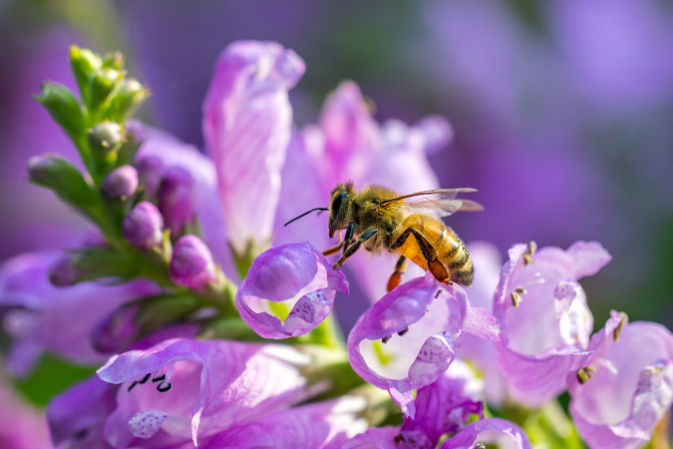
#> input picture praca_3/53.jpg, 673 x 449 px
$ jupyter execute praca-domowa-3.ipynb
#> lines starting #> are read from the running program, lines starting #| are printed output that depends on the picture; after the words box and inside, x2 and y2 are one past the last pixel; in counts of white or black regions, pixels touching at a corner belong together
## Wydobywanie elementów ze zdjęcia - pszczółka 🐝 i przestrzeń barw HSV

Dotychczas poruszaliśmy się wjedynie w przestrzeni barw RGB lub w skali szarości. W tym zadaniu zobaczymy jak można wykorzystać przestrzeń barw HSV do wydobycia interesujących nas elementów ze zdjęcia.

Zadanie polega na dobraniu takiego zakresu barw, aby wyizolować pszczółkę ze zdjęcia.

Wykorzystaj do tego obraz w przestrzeni barw HSV, oraz metody:
- `cv2.inRange()`
- `cv2.bitwise_and()`
- `skimage.measure.label()`
- `skimage.measure.regionprops()`

[cell 1]
import cv2
import matplotlib.pyplot as plt
import numpy as np
from skimage import measure

img = cv2.imread('53.jpg')
#> img is the input picture: shape (449, 673, 3); mean B, G, R 154.2, 112.4, 142.6
img = cv2.cvtColor(img, cv2.COLOR_BGR2RGB)


def extract_max_object(img_rgb: np.ndarray, h_lower: int, h_upper: int) -> np.ndarray:
    hsv = cv2.cvtColor(img_rgb, cv2.COLOR_RGB2HSV)
#> hsv: shape (449, 673, 3); mean H, S, V 117.5, 100.9, 165.6
    mask = cv2.inRange(hsv, h_lower, h_upper)
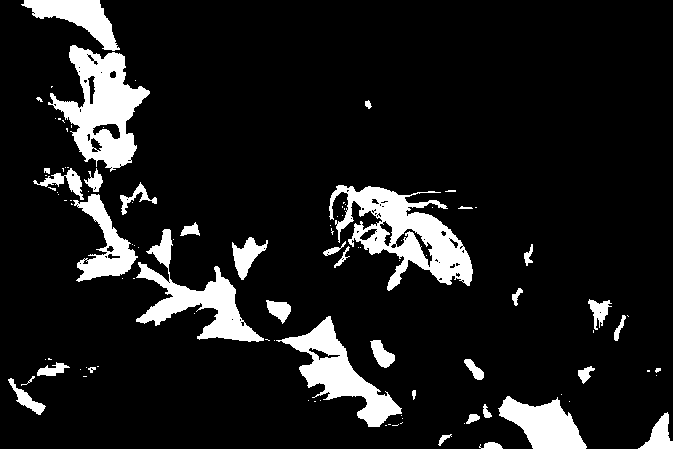
#> mask: shape (449, 673); 11.2% white; 104 white regions (68 under 20 px)
    labeled_mask = measure.label(mask)
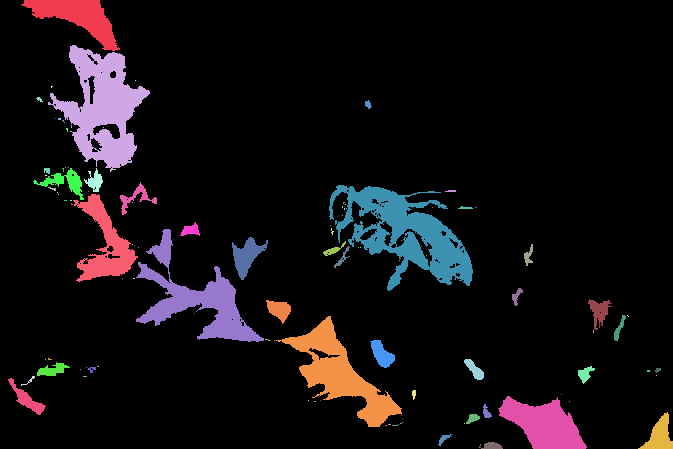
#> labeled_mask: shape (449, 673) int64; 105 distinct labels, from 0 to 104; one colour per label, 0 black
    regions = measure.regionprops(labeled_mask)
#> regions = 104 regions; largest, box (x1, y1, x2, y2) and area: (329, 185, 473, 291) 6483, (48, 45, 150, 172) 5908, (136, 229, 264, 342) 4239, (276, 316, 402, 427) 4195, (498, 396, 587, 449) 2750
    largest_region = max(regions, key=lambda r: r.area)
    final_mask = np.zeros_like(mask, dtype=np.uint8)
    for coords in largest_region.coords:
        final_mask[coords[0], coords[1]] = 255
#> this loop made 6483 passes
#> coords on passes 1 to 3: [185, 338], [185, 339], [185, 340]
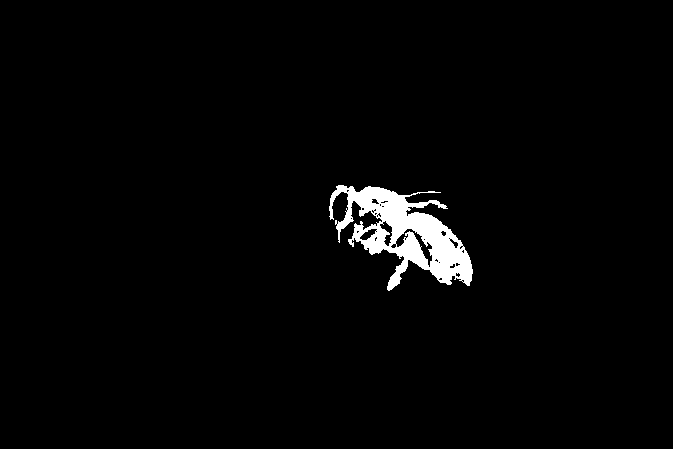
#> final_mask: shape (449, 673); 2.1% white; 1 white region, box (x1, y1, x2, y2) and area: (329, 185, 473, 291) 6483
    bee_isolated = cv2.bitwise_and(img_rgb, img_rgb, mask=final_mask)
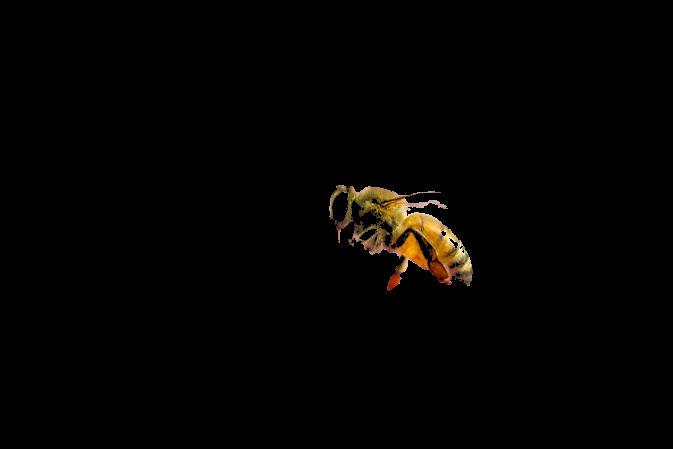
#> bee_isolated: shape (449, 673, 3); mean R, G, B 3.4, 2.5, 1.2
    return bee_isolated, final_mask, mask


h_lower = np.array([0, 46, 64])
h_upper = np.array([43, 255, 255])
#masked, mask, raw_mask = extract_max_object(img, h_lower, h_upper)
masked, mask, raw_mask = extract_max_object(img, h_lower, h_upper)

plt.subplots(1, 4, figsize=(30, 10))

plt.subplot(1, 4, 1)
plt.imshow(img)
plt.title('Oryginał')

plt.subplot(1, 4, 2)
plt.imshow(mask, cmap='gray')
plt.title('Maska')

plt.subplot(1, 4, 3)
plt.imshow(masked)
plt.title('Wydobyty obiekt')

plt.subplot(1, 4, 4)
plt.imshow(raw_mask, cmap='gray')
plt.title('Maska przed filtracją')

plt.show()
